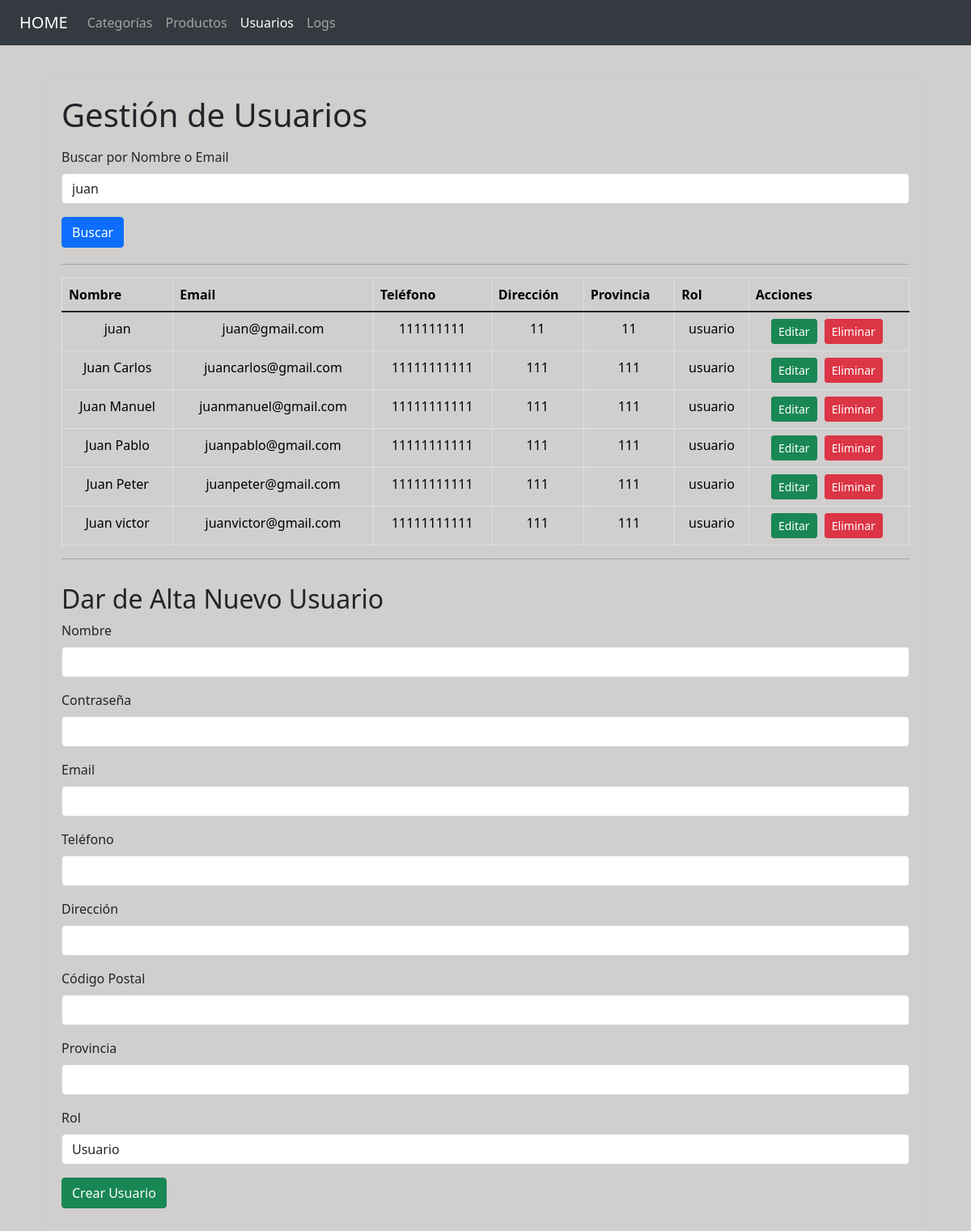
/admin/usuarios.php?buscar=juan (signed in), run on the app's committed database.
### tables this page shows
CREATE TABLE IF NOT EXISTS `usuarios` (
  `nombre` varchar(100) NOT NULL,
  `pass` varchar(100) NOT NULL,
  `email` varchar(100) NOT NULL,
  `telefono` varchar(100) NOT NULL,
  `direccion` varchar(100) NOT NULL,
  `cp` varchar(100) DEFAULT NULL,
  `provincia` varchar(100) DEFAULT NULL,
  `rol` char(50) NOT NULL DEFAULT 'user',
  PRIMARY KEY (`email`)
);

### admin/usuarios.php (the view, shortened to what this page needs)
<?php
require_once '../bd_conexion.php';
$search = "";
if (isset($_GET['buscar']) && !empty($_GET['buscar'])) {
    $search = $_GET['buscar'];
    $sql = "SELECT * FROM usuarios WHERE nombre LIKE :search OR email LIKE :search";
    $stmt = $conn->prepare($sql);
    $stmt->bindValue(':search', "%$search%", PDO::PARAM_STR);
} else {
    $sql = "SELECT * FROM usuarios ORDER BY rol ASC";
    $stmt = $conn->prepare($sql);
}
$stmt->execute();
$usuarios = $stmt->fetchAll(PDO::FETCH_ASSOC);
?>
<!DOCTYPE html>
<html lang="es">
<head>
    <link href="https://cdn.jsdelivr.net/npm/bootstrap@5.3.3/dist/css/bootstrap.min.css" rel="stylesheet">
</head>
<body>
    <?php require_once 'nav.php'; ?>
    <div class="container">
        <div class="fieldset-table">
            <legend class="w-auto">
                <h1>Gestión de Usuarios</h1>
            </legend>
            <form action="" method="get" class="search-container">
                <div class="mb-3">
                    <label for="buscar" class="form-label">Buscar por Nombre o Email</label>
                    <input type="text" name="buscar" class="form-control" id="buscar"
                        placeholder="Nombre o Email a buscar" value="<?= htmlspecialchars($search) ?>">
                </div>
                <button type="submit" class="btn btn-primary">Buscar</button>
            </form>
            <hr>
            <table class="table table-bordered">
                <thead>
                    <tr>
                        <th>Nombre</th>
                        <th>Email</th>
                        <th>Teléfono</th>
                        <th>Dirección</th>
                        <th>Provincia</th>
                        <th>Rol</th>
                        <th>Acciones</th>
                    </tr>
                </thead>
                <tbody>
                    <?php foreach ($usuarios as $usuario): ?>
                        <tr>
                            <td><?= htmlspecialchars($usuario['nombre']); ?></td>
                            <td><?= htmlspecialchars($usuario['email']); ?></td>
                            <td><?= htmlspecialchars($usuario['telefono']); ?></td>
                            <td><?= htmlspecialchars($usuario['direccion']); ?></td>
                            <td><?= htmlspecialchars($usuario['provincia']); ?></td>
                            <td><?= htmlspecialchars($usuario['rol']); ?></td>
                            <td>
                                <a href="editar_usuario.php?email=<?= urlencode($usuario['email']); ?>"
                                    class="btn btn-success btn-sm" >Editar</a>
                                <a href="?eliminar_email=<?= urlencode($usuario['email']); ?>" class="btn btn-danger btn-sm"
                                    onclick="return confirm('¿Estás seguro de eliminar este usuario?');">Eliminar</a>
                            </td>
                        </tr>
                    <?php endforeach; ?>
                </tbody>
            </table>
            <hr>
            <div class="new-user-container">
                <h2>Dar de Alta Nuevo Usuario</h2>
                <form action="usuarios.php" method="post">
                    <div class="mb-3">
                        <label for="nombre" class="form-label">Nombre</label>
                        <input type="text" class="form-control" id="nombre" name="nombre" required>
                    </div>
                    <div class="mb-3">
                        <label for="pass" class="form-label">Contraseña</label>
                        <input type="password" class="form-control" id="pass" name="pass" required>
                    </div>
                    <div class="mb-3">
                        <label for="email" class="form-label">Email</label>
                        <input type="email" class="form-control" id="email" name="email" required>
                    </div>
                    <div class="mb-3">
                        <label for="telefono" class="form-label">Teléfono</label>
                        <input type="text" class="form-control" id="telefono" name="telefono" required>
                    </div>
                    <div class="mb-3">
                        <label for="direccion" class="form-label">Dirección</label>
                        <input type="text" class="form-control" id="direccion" name="direccion" required>
                    </div>
                    <div class="mb-3">
                        <label for="cp" class="form-label">Código Postal</label>
                        <input type="text" class="form-control" id="cp" name="cp" required>
                    </div>
                    <div class="mb-3">
                        <label for="provincia" class="form-label">Provincia</label>
                        <input type="text" class="form-control" id="provincia" name="provincia" required>
                    </div>
                    <div class="mb-3">
                        <label for="rol" class="form-label">Rol</label>
                        <select class="form-control" id="rol" name="rol" required>
                            <option value="usuario" selected>Usuario</option>
                        </select>
                    </div>
                    <button type="submit" name="nuevo_usuario" class="btn btn-success">Crear Usuario</button>
                </form>
            </div>
        </div>
    </div>
</body>
</html>

### admin/usuarios.php (style rules this page uses)
html, body { height: 100%; margin: 0; padding: 0; }
.container { display: flex; flex-direction: column; min-height: 100%; padding-bottom: 30px; box-sizing: border-box; }
.fieldset-table { border: 2px solid #ccc; padding: 20px; border-radius: 10px; margin-top: 20px; flex-grow: 1; }
.table { width: 100%; border-collapse: collapse; }
th, td { padding: 10px; text-align: center; border: 1px solid #ccc; }
th { background-color: #f1f1f1; }
.btn { margin-right: 5px; }
.search-container { margin-bottom: 20px; }
.new-user-container { margin-top: 30px; }

### admin/nav.php (style rules this page uses)
body { background-color: rgb(209, 206, 206); }
.table th, .table td { color: black; }
.container { margin-top: 20px; }

### data on the page
usuarios: nombre "juan", email "juan@gmail.com", telefono "111111111", direccion "11", provincia "11", rol "usuario"
usuarios: nombre "Juan Carlos", email "juancarlos@gmail.com", telefono "11111111111", direccion "111", provincia "111", rol "usuario"
usuarios: nombre "Juan Manuel", email "juanmanuel@gmail.com", telefono "11111111111", direccion "111", provincia "111", rol "usuario"
usuarios: nombre "Juan Pablo", email "juanpablo@gmail.com", telefono "11111111111", direccion "111", provincia "111", rol "usuario"
usuarios: nombre "Juan Peter", email "juanpeter@gmail.com", telefono "11111111111", direccion "111", provincia "111", rol "usuario"
usuarios: nombre "Juan victor", email "juanvictor@gmail.com", telefono "11111111111", direccion "111", provincia "111", rol "usuario"
